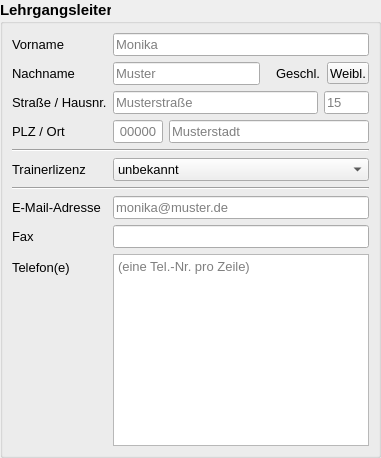
         <widget class="QGroupBox" name="vaHeadGroup">
          <property name="font">
           <font>
            <pointsize>11</pointsize>
            <bold>true</bold>
           </font>
          </property>
          <property name="title">
           <string>Lehrgangsleiter</string>
          </property>
          <property name="flat">
           <bool>false</bool>
          </property>
          <property name="checkable">
           <bool>false</bool>
          </property>
          <layout class="QHBoxLayout" name="horizontalLayout_14">
           <property name="leftMargin">
            <number>0</number>
           </property>
           <property name="topMargin">
            <number>0</number>
           </property>
           <property name="rightMargin">
            <number>0</number>
           </property>
           <property name="bottomMargin">
            <number>0</number>
           </property>
           <item>
            <widget class="QWidget" name="widget_5" native="true">
             <property name="font">
              <font>
               <pointsize>10</pointsize>
               <bold>false</bold>
              </font>
             </property>
             <layout class="QFormLayout" name="formLayout_7">
              <item row="0" column="0">
               <widget class="QLabel" name="vaHeadNameLbl">
                <property name="text">
                 <string>Vorname</string>
                </property>
               </widget>
              </item>
              <item row="0" column="1">
               <widget class="QLineEdit" name="vaHeadNameInput">
                <property name="placeholderText">
                 <string>Monika</string>
                </property>
               </widget>
              </item>
              <item row="1" column="0">
               <widget class="QLabel" name="vaHeadSurnameLbl">
                <property name="text">
                 <string>Nachname</string>
                </property>
               </widget>
              </item>
              <item row="1" column="1">
               <layout class="QHBoxLayout" name="vaHeadSurnameSexGroup">
                <property name="topMargin">
                 <number>0</number>
                </property>
                <item>
                 <widget class="QLineEdit" name="vaHeadSurnameInput">
                  <property name="placeholderText">
                   <string>Muster</string>
                  </property>
                 </widget>
                </item>
                <item>
                 <spacer name="vaHeadSurnameSexSpacer">
                  <property name="orientation">
                   <enum>Qt::Horizontal</enum>
                  </property>
                  <property name="sizeType">
                   <enum>QSizePolicy::Fixed</enum>
                  </property>
                  <property name="sizeHint" stdset="0">
                   <size>
                    <width>10</width>
                    <height>20</height>
                   </size>
                  </property>
                 </spacer>
                </item>
                <item>
                 <widget class="QLabel" name="vaHeadSexLbl">
                  <property name="text">
                   <string>Geschl.</string>
                  </property>
                 </widget>
                </item>
                <item>
                 <widget class="QPushButton" name="vaHeadSexInput">
                  <property name="styleSheet">
                   <string notr="true">padding-left: 2px;
padding-right: 2px;
padding-top: 3px;
padding-bottom: 2px;</string>
                  </property>
                  <property name="text">
                   <string>Weibl.</string>
                  </property>
                  <property name="checkable">
                   <bool>true</bool>
                  </property>
                  <property name="default">
                   <bool>false</bool>
                  </property>
                  <property name="flat">
                   <bool>false</bool>
                  </property>
                 </widget>
                </item>
               </layout>
              </item>
              <item row="2" column="0">
               <widget class="QLabel" name="vaHeadStreetNrLbl">
                <property name="text">
                 <string>Straße / Hausnr.</string>
                </property>
               </widget>
              </item>
              <item row="2" column="1">
               <layout class="QHBoxLayout" name="vaHeadStreetNrGroup">
                <property name="topMargin">
                 <number>0</number>
                </property>
                <item>
                 <widget class="QLineEdit" name="vaHeadStreetInput">
                  <property name="sizePolicy">
                   <sizepolicy hsizetype="Expanding" vsizetype="Fixed">
                    <horstretch>0</horstretch>
                    <verstretch>0</verstretch>
                   </sizepolicy>
                  </property>
                  <property name="placeholderText">
                   <string>Musterstraße</string>
                  </property>
                 </widget>
                </item>
                <item>
                 <widget class="QLineEdit" name="vaHeadNrInput">
                  <property name="minimumSize">
                   <size>
                    <width>45</width>
                    <height>0</height>
                   </size>
                  </property>
                  <property name="maximumSize">
                   <size>
                    <width>45</width>
                    <height>16777215</height>
                   </size>
                  </property>
                  <property name="placeholderText">
                   <string>15</string>
                  </property>
                 </widget>
                </item>
               </layout>
              </item>
              <item row="3" column="0">
               <widget class="QLabel" name="vaHeadZipCityLbl">
                <property name="text">
                 <string>PLZ / Ort</string>
                </property>
               </widget>
              </item>
              <item row="3" column="1">
               <layout class="QHBoxLayout" name="vaHeadZipStreetGroup">
                <property name="topMargin">
                 <number>0</number>
                </property>
                <item>
                 <widget class="QLineEdit" name="vaHeadZipInput">
                  <property name="minimumSize">
                   <size>
                    <width>50</width>
                    <height>0</height>
                   </size>
                  </property>
                  <property name="maximumSize">
                   <size>
                    <width>50</width>
                    <height>16777215</height>
                   </size>
                  </property>
                  <property name="inputMask">
                   <string/>
                  </property>
                  <property name="text">
                   <string/>
                  </property>
                  <property name="maxLength">
                   <number>5</number>
                  </property>
                  <property name="alignment">
                   <set>Qt::AlignCenter</set>
                  </property>
                  <property name="placeholderText">
                   <string>00000</string>
                  </property>
                 </widget>
                </item>
                <item>
                 <widget class="QLineEdit" name="vaHeadCityInput">
                  <property name="placeholderText">
                   <string>Musterstadt</string>
                  </property>
                 </widget>
                </item>
               </layout>
              </item>
              <item row="4" column="0" colspan="2">
               <widget class="Line" name="vaHeadLine1">
                <property name="orientation">
                 <enum>Qt::Horizontal</enum>
                </property>
               </widget>
              </item>
              <item row="5" column="0">
               <widget class="QLabel" name="vaHeadLicenseLbl">
                <property name="text">
                 <string>Trainerlizenz</string>
                </property>
               </widget>
              </item>
              <item row="5" column="1">
               <widget class="QComboBox" name="vaHeadLicenseInput">
                <property name="currentIndex">
                 <number>0</number>
                </property>
                <item>
                 <property name="text">
                  <string>unbekannt</string>
                 </property>
                </item>
                <item>
                 <property name="text">
                  <string>A</string>
                 </property>
                </item>
                <item>
                 <property name="text">
                  <string>B</string>
                 </property>
                </item>
                <item>
                 <property name="text">
                  <string>C</string>
                 </property>
                </item>
               </widget>
              </item>
              <item row="6" column="0" colspan="2">
               <widget class="Line" name="vaHeadLine2">
                <property name="orientation">
                 <enum>Qt::Horizontal</enum>
                </property>
               </widget>
              </item>
              <item row="7" column="0">
               <widget class="QLabel" name="vaHeadMailLbl">
                <property name="text">
                 <string>E-Mail-Adresse</string>
                </property>
               </widget>
              </item>
              <item row="7" column="1">
               <widget class="QLineEdit" name="vaHeadMailInput">
                <property name="placeholderText">
                 <string>monika@muster.de</string>
                </property>
               </widget>
              </item>
              <item row="8" column="0">
               <widget class="QLabel" name="vaHeadFaxLbl">
                <property name="text">
                 <string>Fax</string>
                </property>
               </widget>
              </item>
              <item row="8" column="1">
               <widget class="QLineEdit" name="vaHeadFaxInput">
                <property name="placeholderText">
                 <string/>
                </property>
               </widget>
              </item>
              <item row="9" column="0">
               <widget class="QLabel" name="vaHeadPhoneLbl">
                <property name="text">
                 <string>Telefon(e)</string>
                </property>
               </widget>
              </item>
              <item row="9" column="1">
               <widget class="QTextEdit" name="vaHeadPhoneInput">
                <property name="sizePolicy">
                 <sizepolicy hsizetype="Expanding" vsizetype="Expanding">
                  <horstretch>0</horstretch>
                  <verstretch>0</verstretch>
                 </sizepolicy>
                </property>
                <property name="tabChangesFocus">
                 <bool>true</bool>
                </property>
                <property name="undoRedoEnabled">
                 <bool>false</bool>
                </property>
                <property name="acceptRichText">
                 <bool>false</bool>
                </property>
                <property name="placeholderText">
                 <string>(eine Tel.-Nr. pro Zeile)</string>
                </property>
               </widget>
              </item>
             </layout>
            </widget>
           </item>
          </layout>
         </widget>
